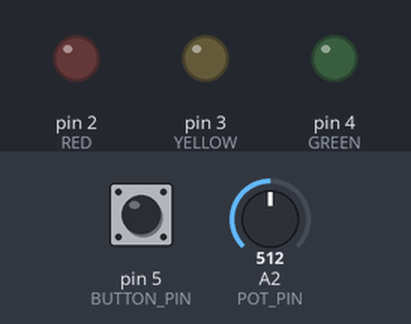
Bench run of a sketch on a simulated Arduino Uno, built with avr-gcc and run on an emulated ATmega328P. Shown: output pins drawn as LEDs (lit = HIGH). Dashed ring = blinking. Inputs (shaded band) come from the test bench; at power-on: pin 5 (BUTTON_PIN) HIGH, A2 (POT_PIN) = 512.

Above: at 1.2 s.
1.3 s: pin 5 (BUTTON_PIN) pulled LOW for 1 s
At 3.6 s:
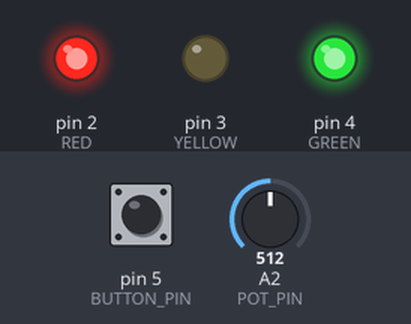
4.3 s: pin 5 (BUTTON_PIN) pulled LOW for 3.2 s
At 4.55 s:
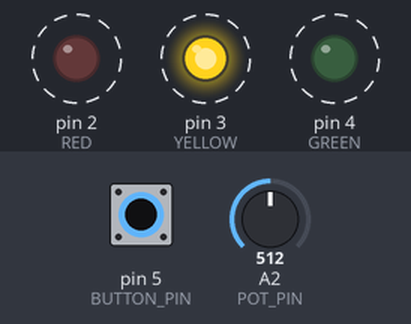
Timing chart, 0 to 8.9 s (numbered marks = the images above; inputs shaded):
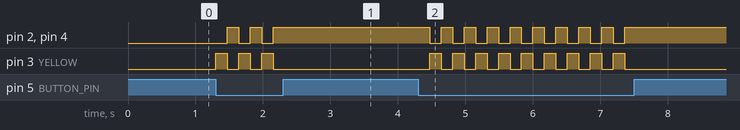

Measured:
- after the input at 1.3 s, pin 2 (RED), pin 4 (GREEN): alternates HIGH for 0.17 s and LOW for 0.17 s, 5 changes in all, then stays HIGH, starting after 0.17 s; pin 3 (YELLOW): alternates HIGH for 0.17 s and LOW for 0.17 s, 6 changes in all, then stays LOW, starting at once
- after the input at 4.3 s, pin 2 (RED), pin 4 (GREEN): alternates HIGH for 0.17 s and LOW for 0.17 s, 18 changes in all, then stays HIGH, starting after 0.17 s; pin 3 (YELLOW): alternates HIGH for 0.17 s and LOW for 0.17 s, 18 changes in all, then stays LOW, starting after 0.17 s

The sketch:

sketch_sep27c.ino
```cpp
#define RED 2
#define YELLOW 3
#define GREEN 4
#define BUTTON_PIN 5
#define POT_PIN A2

void setup() {
  // put your setup code here, to run once:
  pinMode(RED, OUTPUT);
  pinMode(YELLOW, OUTPUT);
  pinMode(GREEN, OUTPUT);
  pinMode(BUTTON_PIN, INPUT);
}


void blink(int time){
  int phase1[2] = {RED, GREEN};

  if(digitalRead(BUTTON_PIN) == LOW){
    for(int i = 0; i < 2; i++){
      digitalWrite(phase1[i], HIGH);
    }
    digitalWrite(YELLOW, LOW);
    delay(time);
  }
  if(digitalRead(BUTTON_PIN) == LOW){
    for(int i = 0; i < 2; i++){
      digitalWrite(phase1[i], LOW);
    }
    digitalWrite(YELLOW, HIGH);
    delay(time);
  }

}

void loop() {
  // put your main code here, to run repeatedly:
  int wait = analogRead(POT_PIN) / 3;
  blink(wait);
}
```
